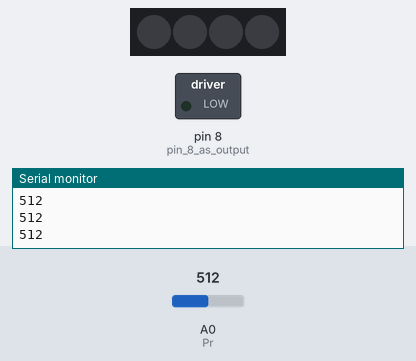
Bench run of a sketch on a simulated Arduino Uno, built with avr-gcc and run on an emulated ATmega328P. On the bench: 4 RGB LEDs in strip order, left to right, switched loads named in the sketch (green lamp = pin HIGH), the last lines printed to the serial monitor. The inputs (shaded band) are chosen by the test bench; at power-on: A0 (Pr) = 512. Dim RGB values are drawn brighter than linear.

Above: at 1.2 s.
1.3 s: A0 (Pr) set to 21
2.8 s: A0 (Pr) set to 17
At 5.7 s:
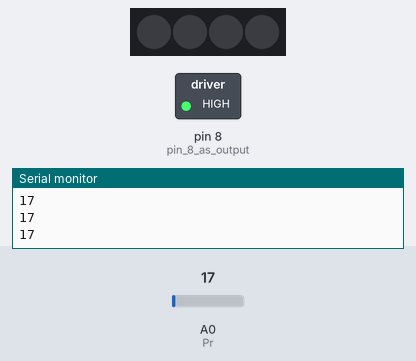
5.8 s: A0 (Pr) set to 122
7.3 s: A0 (Pr) set to 0
At 7.8 s:
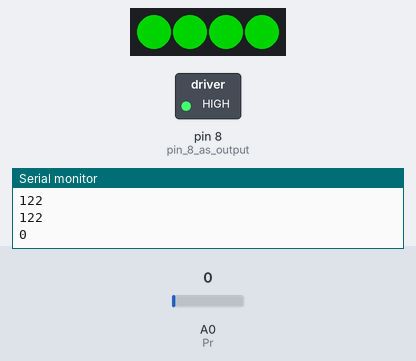
Timing chart, 0 to 11.3 s (numbered marks = the images above; inputs shaded):
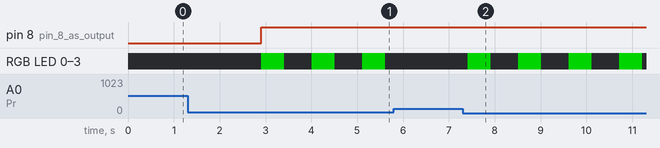

Measured:
- the behaviour switches between 19 and 18 on A0 (Pr) (found by bisection; images 0 and 1)
- after the input at 2.8 s, pin 8 (pin_8_as_output): LOW → HIGH after 0.11 s; RGB LED 0–3: alternates RGB(0, 128, 0) for 0.50 s and off for 0.60 s, starting after 0.11 s
- after the input at 7.3 s, RGB LED 0–3: alternates RGB(0, 128, 0) for 0.50 s and off for 0.60 s, starting after 0.11 s

The sketch:

TrafficWheels_photoPhotoresistorWorking02.ino
```cpp
#include <FastLED.h>

//Code for Photoresistor

//photoresistor A Style Tech.

int Pr = 0; // will be used for analog 0.
int PrValue = 0; // value of output
int Pr_Input = 19; // value of when light is on

// How many leds in your strip?
#define NUM_LEDS 4
#define DATA_PIN 3
#define CLOCK_PIN 13

// Define the array of leds
CRGB leds[NUM_LEDS];

void setup() {
    //photoresistor start
    Serial.begin(9600); //start serial Monitor
    pinMode(8, OUTPUT); // pin 8 as output

     // Led control below
        FastLED.addLeds<NEOPIXEL, DATA_PIN>(leds, NUM_LEDS);

}

void loop() {

PrValue = analogRead(Pr);

Serial.println(PrValue); //prints photoresistor value

delay(100); // value updated every 0.1 second.

if (PrValue < Pr_Input) // if sensor value is less than 19, light will turn on.

{ digitalWrite(8, HIGH);//LED on } else { digitalWrite(8, LOW);// LED off }


  // Turn the LED on, then pause
  for ( int i = 0; i < NUM_LEDS; i++) {
    leds[i] = CRGB::Green;
  }

  FastLED.show();
  delay(500);
  // Now turn the LED off, then pause
   for ( int i = 0; i < NUM_LEDS; i++) {
    leds[i] = CRGB::Black;
  }
  FastLED.show();
  delay(500);
}
}
```
